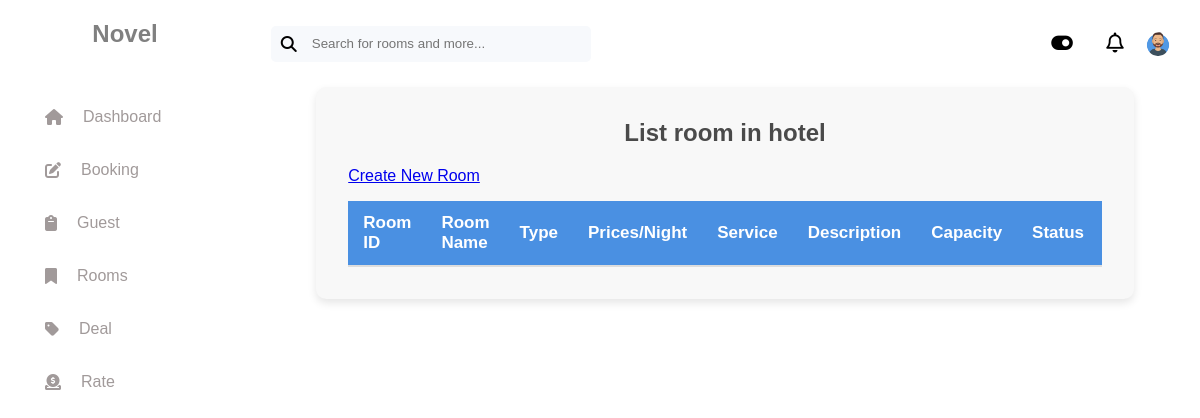
Page /list_room (signed in) on the earlier database version.
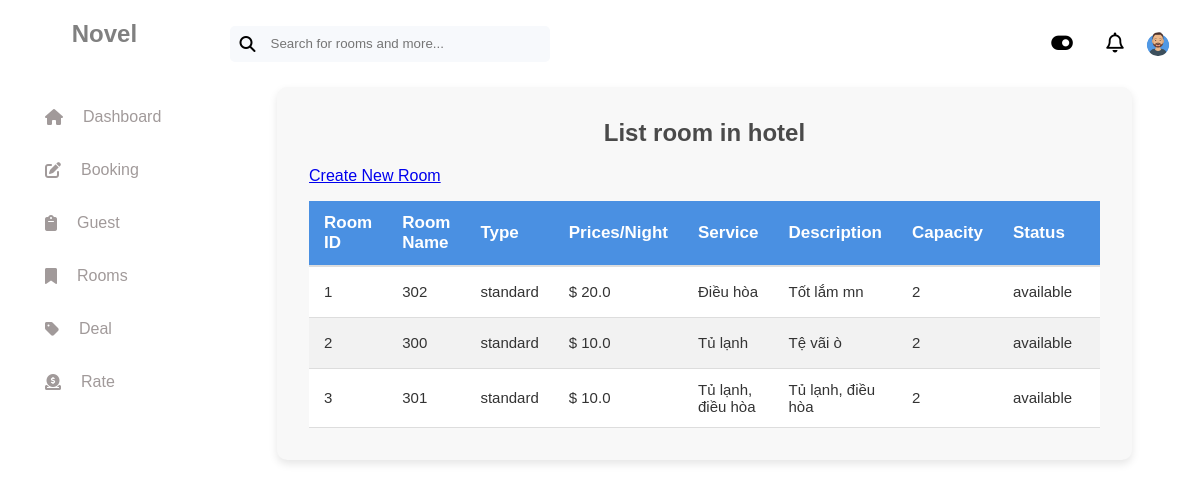
Same page on the later database version.
### tables this page shows
CREATE TABLE room (
  room_id INTEGER PRIMARY KEY,
  room_name TEXT NOT NULL,
  type TEXT CHECK (type IN ('standard', 'vip')) NOT NULL,
  status TEXT CHECK (status IN ('available', 'ongoing', 'closed')) NOT NULL
, price_per_night FLOAT, service TEXT, description text, capacity INTEGER);

### app.py (the view)
@app.route("/list_room", methods=["GET"])
@login_required
def list_room():
    conn = get_db_connection()
    rooms = conn.execute("SELECT * FROM room").fetchall()
    conn.close()
    return render_template("list_room.html", rooms=rooms)

### app.py (called while the page is built)
def login_required(f):
    @wraps(f)
    def check(*args, **kwargs):
        if not session.get("logged_in"):
            return redirect(url_for("login", next=request.url))
        return f(*args, **kwargs)
    return check

### database/database_function.py (called while the page is built)
def get_db_connection():
    conn = sqlite3.connect('hotel1.db')
    conn.row_factory = sqlite3.Row
    return conn

### templates/list_room.html (shortened to what this page needs)
{% extends "layout.html" %}
{% block stylesheets %}
    <link rel="stylesheet" href="{{ url_for('static', filename='css/list_room.css') }}">
{% endblock %}
{% block content %}
<div class="container">
    <h1>List room in hotel</h1>
    <a href="{{ url_for('create_room') }}">Create New Room</a>
    <div class="table-responsive">
        <table class="table custom-table no-footer">
            <thead>
                <tr>
                    <th>Room ID</th>
                    <th>Room Name</th>
                    <th>Type</th>
                    <th>Prices/Night</th>
                    <th>Service</th>
                    <th>Description</th>
                    <th>Capacity</th>
                    <th>Status</th>
                    <th>Actions</th>
                </tr>
            </thead>
            <tbody>
                {% for room in rooms %}
                    <tr>
                        <td>{{ room['room_id'] }}</td>
                        <td>{{ room['room_name'] }}</td>
                        <td>{{ room['type'] }}</td>
                        <td>$ {{ room['price_per_night'] }}</td>
                        <td>{{ room['service'] }}</td>
                        <td>{{ room['description'] }}</td>
                        <td>{{ room['capacity'] }}</td>
                        <td>{{ room['status'] }}</td>
                        <td>
                        </td>
                    </tr>
                {% endfor %}
            </tbody>
        </table>
    </div>
</div>
{% endblock %}

### templates/layout.html (shortened to what this page needs)
<!DOCTYPE html>
<html lang="en">
    <head>
        <link rel="stylesheet" href="{{ url_for('static', filename='css/layout.css') }}" />
        {% block stylesheets %} {% endblock %}
    </head>
    <body>
        <aside class="sidebar">
            <h2>Novel</h2>
            <nav class="navigation">
                <ul>
                    <li>
                        <a href="{{ url_for('index') }}"><i class="fa-solid fa-house"></i>Dashboard</a>
                    </li>
                    <li>
                        <a href="{{ url_for('booking') }}"><i class="fa-solid fa-pen-to-square"></i>Booking</a>
                    </li>
                    <li>
                        <a href="#"><i class="fa-solid fa-clipboard"></i>Guest</a>
                    </li>
                    <li>
                        <a href="{{ url_for('list_room') }}"><i class="fa-solid fa-bookmark"></i>Rooms</a>
                    </li>
                    <li>
                        <a href="#"><i class="fa-solid fa-tag"></i>Deal</a>
                    </li>
                    <li>
                        <a href="#"><i class="fa-solid fa-circle-dollar-to-slot"></i>Rate</a>
                    </li>
                </ul>
            </nav>
        </aside>
        <main>
            <header>
                <div class="header-top">
                    <div class="header-top-input">
                        <i class="fa-solid fa-magnifying-glass" style="font-size: 1rem; font-weight: bold"></i>
                        <input type="text" placeholder="Search for rooms and more..." />
                    </div>
                    <div class="header-top-sub">
                        <div class="dark-mode-container">
                            <button id="dark-mode-toggle">
                                <i class="fa-solid fa-toggle-on"></i>
                            </button>
                        </div>
                        <div class="notification-badge">
                            <i class="fa-regular fa-bell"></i>
                        </div>
                        <div class="user-profile">
                            <img alt="user" src="../static/avatar-2.png" />
                        </div>
                    </div>
                </div>
            </header>
            {% block content %}{% endblock %}
        </main>
    </body>
</html>

### static/css/layout.css (style rules this page uses)
* { margin: 0; padding: 0; box-sizing: border-box; }
body { display: flex; font-family: Arial, Helvetica, sans-serif; }
main { flex: 1; padding: 1.3rem; min-height: 100vh; }
.sidebar { background-color: #fff; color: gray; padding: 20px; max-width: 250px; width: 250px; }
.sidebar h2 { text-align: center; margin-bottom: 50px; }
.sidebar .navigation ul { list-style: none; padding: 0; }
.sidebar .navigation ul li { margin: 15px 0; padding: 0 15px; }
.sidebar .navigation ul li a { display: flex; align-items: center; gap: 20px; text-decoration: none; color: rgb(161, 154, 154); padding: 10px; }
i { transition: color 0.3s ease; }
.header-top { display: flex; justify-content: space-between; }
.header-top-input { display: flex; gap: 15px; align-items: center; background-color: rgb(247, 249, 252); padding: 10px; border-radius: 5px; margin: 5px 0; width: 20rem; }
.header-top-input input { border: 0; background-color: rgb(247, 249, 252); width: 100%; }
.header-top-sub { display: flex; justify-content: space-between; align-items: center; width: 8rem; }
.user-profile { max-width: 100px; max-height: 60px; border-radius: 50%; overflow: hidden; display: flex; justify-content: center; align-items: center; }
.dark-mode-container { margin-right: 20px; }
.dark-mode-container button { border: 0; background-color: transparent; font-size: larger; }
.user-profile img { width: 100%; height: 24px; border-radius: 50%; }
.notification-badge i { font-size: 1.25rem; }

### static/css/list_room.css (style rules this page uses)
.container { width: 90%; padding: 2rem; margin: 20px auto; border-radius: 10px; background-color: #f8f8f8; box-shadow: 0 4px 8px rgba(0, 0, 0, 0.1); }
.container h1 { text-align: center; margin-bottom: 20px; font-size: 24px; color: #4a4a4a; }
.table { width: 100%; border-collapse: collapse; margin-top: 1rem; }
.table thead th { background-color: #4a90e2; color: white; padding: 12px 15px; text-align: left; font-size: 17px; font-weight: bold; border-bottom: 2px solid #ddd; }
.table tbody tr { background-color: #fff; border-bottom: 1px solid #ddd; }
.table tbody tr:nth-child(even) { background-color: #f2f2f2; }
.table tbody td { padding: 12px 15px; font-size: 15px; color: #333; }
.table-responsive { overflow-x: auto; }

Differences in the rows shown:
added room: room_id "1", room_name "302", type "standard", price_per_night "20.0", service "Điều hòa", description "Tốt lắm mn", capacity "2", status "available"
added room: room_id "2", room_name "300", type "standard", price_per_night "10.0", service "Tủ lạnh", description "Tệ vãi ò", capacity "2", status "available"
added room: room_id "3", room_name "301", type "standard", price_per_night "10.0", service "Tủ lạnh, điều hòa", description "Tủ lạnh, điều hòa", capacity "2", status "available"
